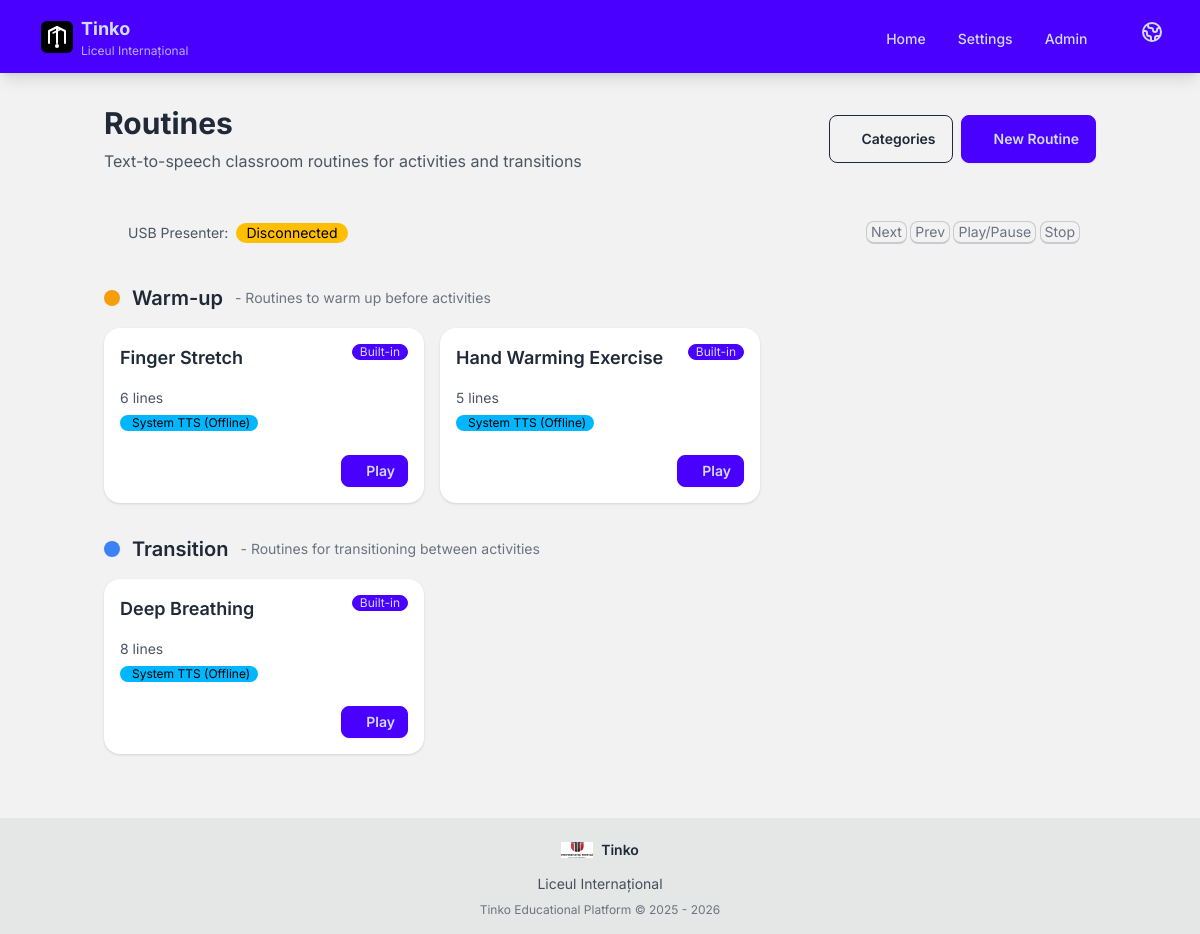
/plugins/edupi/routines/, run on the app's committed database.
### core/plugin_system/models.py (models this page shows, shortened)
class SiteSetting(models.Model):
    SETTING_TYPE_CHOICES = [
        ("text", "Text"),
        ("number", "Number"),
        ("boolean", "Boolean"),
        ("image", "Image"),
        ("json", "JSON"),
    ]
    key = models.CharField(
        max_length=255,
        unique=True,
        help_text="Setting key (e.g., 'tinko.global.school_name')",
    )
    value = models.TextField(
        blank=True,
        help_text="Setting value (JSON encoded for non-text types)",
    )
    setting_type = models.CharField(
        max_length=20,
        choices=SETTING_TYPE_CHOICES,
        default="text",
        help_text="Data type of the setting",
    )
    label = models.CharField(
        max_length=200,
        help_text="Display label for the setting",
    )
    description = models.TextField(
        blank=True,
        help_text="Help text for this setting",
    )
    section = models.CharField(
        max_length=100,
        blank=True,
        default="General",
        help_text="Section/group for organizing settings (e.g., 'General > Display')",
    )
    is_system = models.BooleanField(
        default=False,
        help_text="System settings cannot be deleted",
    )
    order = models.PositiveIntegerField(
        default=0,
        help_text="Display order within section",
    )
    created_at = models.DateTimeField(auto_now_add=True)
    updated_at = models.DateTimeField(auto_now=True)
    class Meta:
        verbose_name = "Site Setting"
        verbose_name_plural = "Site Settings"
        ordering = ["section", "order", "key"]
    def get_value(self):
        cache_key = f"site_setting:{self.key}"
        cached_value = cache.get(cache_key)
        if cached_value is not None:
            return cached_value
        if self.setting_type == "boolean":
            result = self.value.lower() == "true"
        elif self.setting_type == "json":
            try:
                result = json.loads(self.value) if self.value else {}
            except json.JSONDecodeError:
                result = {}
        elif self.setting_type == "image":
            result = self.value
        else:
            result = self.value
        cache.set(cache_key, result, timeout=300)
        return result

### plugins/edupi/routines/models.py (models this page shows, shortened)
class RoutineCategory(models.Model):
    class CategoryType(models.TextChoices):
        WARM_UP = "warm_up", _("Warm-up")
        TRANSITION = "transition", _("Transition")
        COOLDOWN = "cooldown", _("Cooldown")
        CUSTOM = "custom", _("Custom")
    category_type = models.CharField(
        max_length=20,
        choices=CategoryType.choices,
        default=CategoryType.CUSTOM,
        unique=True,
        help_text=_("Type of routine category"),
    )
    name = models.CharField(
        max_length=100,
        help_text=_("Display name for this category"),
    )
    description = models.TextField(
        blank=True,
        help_text=_("Description of this category"),
    )
    display_color = models.CharField(
        max_length=7,
        default="#3B82F6",
        help_text=_("Hex color for this category"),
    )
    order = models.PositiveIntegerField(
        default=0,
        help_text=_("Display order (lower numbers first)"),
    )
    is_active = models.BooleanField(
        default=True,
        help_text=_("Whether this category is active"),
    )
    created_at = models.DateTimeField(auto_now_add=True)
    updated_at = models.DateTimeField(auto_now=True)
    class Meta:
        app_label = "edupi_routines"
        verbose_name = _("Routine Category")
        verbose_name_plural = _("Routine Categories")
        ordering = ["order", "name"]

class Routine(models.Model):
    class TTSEngine(models.TextChoices):
        PYTTSX3 = "pyttsx3", _("System TTS (Offline)")
        EDGE_TTS = "edge_tts", _("Edge TTS (High Quality)")
        GTTS = "gtts", _("Google TTS (Online)")
        NONE = "none", _("Use Uploaded Audio")
    title = models.CharField(
        max_length=200,
        help_text=_("Title of the routine"),
    )
    content = models.TextField(
        help_text=_("Routine text content (one line per instruction)"),
    )
    category = models.ForeignKey(
        RoutineCategory,
        on_delete=models.SET_NULL,
        null=True,
        blank=True,
        related_name="routines",
        help_text=_("Category this routine belongs to"),
    )
    audio_file = models.FileField(
        upload_to=routine_audio_path,
        blank=True,
        null=True,
        help_text=_("Upload MP3/WAV file (optional, overrides TTS)"),
    )
    tts_engine = models.CharField(
        max_length=20,
        choices=TTSEngine.choices,
        default=TTSEngine.PYTTSX3,
        help_text=_("Text-to-speech engine to use"),
    )
    tts_speed = models.FloatField(
        default=1.0,
        help_text=_("TTS speed multiplier (0.5 = slow, 2.0 = fast)"),
    )
    tts_voice = models.CharField(
        max_length=100,
        blank=True,
        help_text=_("Voice name (engine-specific)"),
    )
    tts_language = models.CharField(
        max_length=10,
        default="en",
        help_text=_("Language code (e.g., 'en', 'ro', 'es')"),
    )
    is_pre_built = models.BooleanField(
        default=False,
        help_text=_("Whether this is a built-in routine"),
    )
    is_active = models.BooleanField(
        default=True,
        help_text=_("Whether this routine is active"),
    )
    created_at = models.DateTimeField(auto_now_add=True)
    updated_at = models.DateTimeField(auto_now=True)
    class Meta:
        app_label = "edupi_routines"
        verbose_name = _("Routine")
        verbose_name_plural = _("Routines")
        ordering = ["-is_pre_built", "category__order", "title"]
    def get_lines(self):
        if not self.content:
            return []
        return [line.strip() for line in self.content.split("\n") if line.strip()]
    def get_line_count(self):
        return len(self.get_lines())
    def has_custom_audio(self):
        return bool(self.audio_file) and os.path.exists(self.audio_file.path)

### plugins/edupi/routines/views.py (the view)
# urls.py: path("", views.RoutinesDashboardView.as_view(), name="dashboard"),
class RoutinesDashboardView(View):
    def get(self, request):
        categories = RoutineCategory.objects.filter(is_active=True).order_by("order")
        routines_by_category = {}
        for category in categories:
            routines = Routine.objects.filter(
                category=category, is_active=True
            ).order_by("title")
            if routines.exists():
                routines_by_category[category] = routines
        uncategorized = Routine.objects.filter(
            category=None, is_active=True, is_pre_built=False
        ).order_by("title")
        active_session = routine_player.get_session()
        context = {
            "title": _("Routines"),
            "categories": categories,
            "routines_by_category": routines_by_category,
            "uncategorized": uncategorized,
            "active_session": active_session,
            "is_playing": routine_player.is_playing(),
            "is_paused": routine_player.is_paused(),
        }
        return render(request, "routines/dashboard.html", context)

### core/edupi_core/context_processors.py (called while the page is built)
def site_settings(request):
    return {
        "ROBOT_NAME": SiteSettings.get("tinko.global.robot_name", "Tinko"),
        "SCHOOL_NAME": SiteSettings.get("tinko.global.school_name", ""),
        "SCHOOL_LOGO": SiteSettings.get("tinko.global.logo_path", ""),
        "MEDIA_URL": django_settings.MEDIA_URL,
    }

### plugins/edupi/routines/services/routine_player.py (called while the page is built)
    def is_playing(self) -> bool:
        return (
            self._is_ready
            and self._current_session
            and self._current_session.is_playing()
        )

    def is_paused(self) -> bool:
        return (
            self._is_ready
            and self._current_session
            and self._current_session.is_paused()
        )

    def get_session(self):
        return self._current_session

### plugins/edupi/routines/templates/routines/dashboard.html (shortened to what this page needs)
{% extends "base.html" %}
{% load i18n %}
{% block content %}
<div class="container mx-auto px-4 py-8">
    <div class="flex justify-between items-center mb-8">
        <div>
            <h1 class="text-3xl font-bold">{% trans "Routines" %}</h1>
            <p class="text-gray-600 mt-2">
                {% trans "Text-to-speech classroom routines for activities and transitions" %}
            </p>
        </div>
        <div class="flex gap-2">
            <a href="{% url 'routines:category_list' %}" class="btn btn-outline">
                {% trans "Categories" %}
            </a>
            <a href="{% url 'routines:routine_create' %}" class="btn btn-primary">
                {% trans "New Routine" %}
            </a>
        </div>
    </div>
    <div class="card bg-base-200 mb-6">
        <div class="card-body p-4">
            <div class="flex justify-between items-center">
                <div class="flex items-center gap-2">
                    <span class="text-sm text-gray-600">{% trans "USB Presenter:" %}</span>
                    <span id="presenter-status" class="badge badge-ghost">
                    </span>
                </div>
                <div class="text-xs text-gray-500">
                    <span class="kbd kbd-sm">{% trans "Next" %}</span>
                    <span class="kbd kbd-sm">{% trans "Prev" %}</span>
                    <span class="kbd kbd-sm">{% trans "Play/Pause" %}</span>
                    <span class="kbd kbd-sm">{% trans "Stop" %}</span>
                </div>
            </div>
        </div>
    </div>
    {% if routines_by_category %}
        {% for category, routines in routines_by_category.items %}
        <div class="mb-8">
            <div class="flex items-center gap-3 mb-4">
                <div class="w-4 h-4 rounded-full" style="background-color: {{ category.display_color }};"></div>
                <h2 class="text-xl font-semibold">{{ category.name }}</h2>
                {% if category.description %}
                <span class="text-sm text-gray-500">- {{ category.description }}</span>
                {% endif %}
            </div>
            <div class="grid grid-cols-1 md:grid-cols-2 lg:grid-cols-3 gap-4">
                {% for routine in routines %}
                <div class="card bg-base-100 shadow hover:shadow-lg transition-shadow">
                    <div class="card-body p-4">
                        <div class="flex justify-between items-start">
                            <h3 class="card-title text-lg">{{ routine.title }}</h3>
                            {% if routine.is_pre_built %}
                            <span class="badge badge-sm badge-primary">{% trans "Built-in" %}</span>
                            {% endif %}
                        </div>
                        <div class="text-sm text-gray-600 mt-2">
                            <p>{{ routine.get_line_count }} {% trans "lines" %}</p>
                            {% if routine.has_custom_audio %}
                            <span class="badge badge-sm badge-success mt-1">
                                <i class="fas fa-music mr-1"></i>{% trans "Audio file" %}
                            </span>
                            {% else %}
                            <span class="badge badge-sm badge-info mt-1">
                                {{ routine.get_tts_engine_display }}
                            </span>
                            {% endif %}
                        </div>
                        <div class="card-actions justify-end mt-4">
                            <a href="{% url 'routines:routine_player' routine.id %}" class="btn btn-primary btn-sm">
                                {% trans "Play" %}
                            </a>
                        </div>
                    </div>
                </div>
                {% endfor %}
            </div>
        </div>
        {% endfor %}
    {% endif %}
</div>
{% endblock %}

### templates/base.html (shortened to what this page needs)
{% load i18n %}{% load static %}
<!DOCTYPE html>
<html lang="{{ LANGUAGE_CODE }}" data-theme="light">
<head>
    <script src="https://cdn.tailwindcss.com"></script>
    <link href="https://cdn.jsdelivr.net/npm/daisyui@4.10.1/dist/full.min.css" rel="stylesheet" type="text/css" />
</head>
<body class="bg-base-200 min-h-screen flex flex-col">
    <div class="navbar bg-primary text-primary-content shadow-lg">
        <div class="container mx-auto px-4 max-w-7xl">
            <div class="flex-1">
                <a href="{% url 'home' %}" class="btn btn-ghost text-xl font-bold gap-2">
                    <img src="{% static 'images/logo.svg' %}" alt="{{ ROBOT_NAME }}" class="h-8 w-8" style="color: currentColor;">
                    <div class="flex flex-col items-start leading-none">
                        <span class="text-lg">{{ ROBOT_NAME }}</span>
                        {% if SCHOOL_NAME %}
                        <span class="text-xs opacity-80 font-normal">{{ SCHOOL_NAME }}</span>
                        {% endif %}
                    </div>
                </a>
            </div>
            <div class="flex-none">
                <ul class="menu menu-horizontal px-1">
                    <li><a href="{% url 'home' %}" class="font-medium">{% trans "Home" %}</a></li>
                    <li><a href="{% url 'settings' %}" class="font-medium">{% trans "Settings" %}</a></li>
                    <li><a href="/admin/" class="font-medium">{% trans "Admin" %}</a></li>
                </ul>
                <div class="dropdown dropdown-end ml-4">
                    <label tabindex="0" class="btn btn-ghost btn-circle">
                    </label>
                </div>
            </div>
        </div>
    </div>
    <div class="flex-grow">
        {% block content %}{% endblock %}
    </div>
    <footer class="footer footer-center p-4 bg-base-300 text-base-content">
        <div class="flex flex-col items-center gap-2">
            <div class="flex items-center gap-2">
                {% if SCHOOL_LOGO %}
                <img src="{{ MEDIA_URL }}{{ SCHOOL_LOGO }}" alt="{{ SCHOOL_NAME }}" class="h-8 w-8 object-contain">
                {% else %}
                <img src="{% static 'images/logo.svg' %}" alt="{{ ROBOT_NAME }}" class="h-8 w-8">
                {% endif %}
                <span class="font-semibold">{{ ROBOT_NAME }}</span>
            </div>
            {% if SCHOOL_NAME %}
            <p class="text-sm opacity-80">{{ SCHOOL_NAME }}</p>
            {% endif %}
            <p class="text-xs opacity-60">{% trans "Tinko Educational Platform" %} © 2025 - {% now "Y" %}</p>
        </div>
    </footer>
</body>
</html>

### templates/base.html (style rules this page uses)
body { font-family: 'Inter', sans-serif; }

### data on the page
SiteSetting: value "Tinko"
SiteSetting: value "Liceul Internațional"
RoutineCategory: name "Warm-up", description "Routines to warm up before activities"
Routine: title "Finger Stretch", get_line_count "6", tts_engine "System TTS (Offline)"
Routine: title "Hand Warming Exercise", get_line_count "5", tts_engine "System TTS (Offline)"
RoutineCategory: name "Transition", description "Routines for transitioning between activities"
Routine: title "Deep Breathing", get_line_count "8", tts_engine "System TTS (Offline)"
